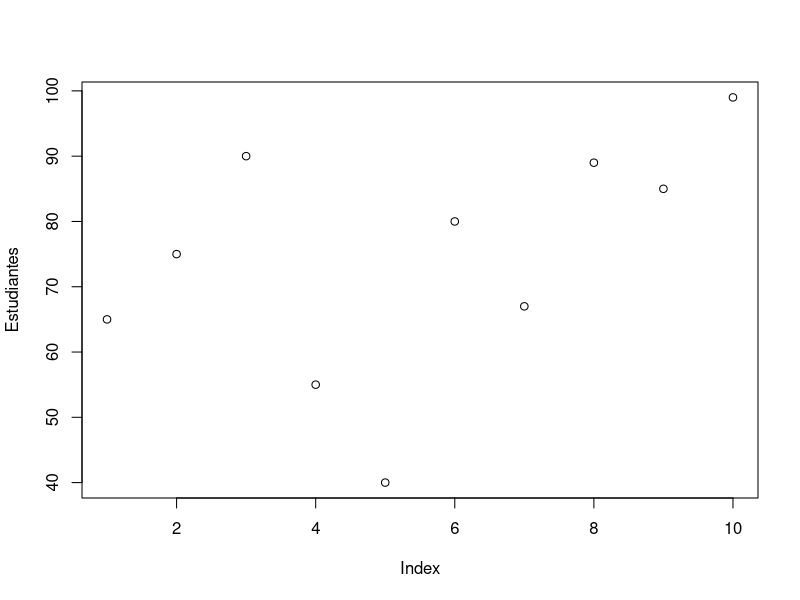

Write R code to recreate this figure. (Note: this script raises an error after producing the figure.)
#1 vectores
Estudiantes =c(65,75,90,55,40,80,67,89,85,99) 
names(Estudiantes) <- c("Mike","Fran","Edwin","Carol","Roman","Alex","CR7","AAron","Maria","Jose")
print(Estudiantes)
plot(Estudiantes)

#2 base de datos - Groceries data
Groceries_data
class(Groceries_data)
View(Groceries_data)

#2a variables temporales
var_Temp1 = select(Groceries_data,Date,itemDescription)
var_Temp2 = select(Groceries_data,Member_number,day_of_week)
View(var_Temp1)

#2b operaciones aritméticas
max(Groceries_data$Member_number)
mean(Groceries_data$Date)

#2c filter
View(filter(var_Temp1,itemDescription=="whole milk"))
View(filter(var_Temp2,Member_number=="3037"))

#2d  group by 
Agrupados = Groceries_data %>%group_by(itemDescription)%>%summarise(Date) 
View(Agrupados)

#de arrange
View(arrange(Groceries_data,(Groceries_data$itemDescription)))

#2f mutate
Groceries_data = mutate(Groceries_data, InventarioGlobal=year+7)
View(Groceries_data)

#2g select
select(Groceries_data,Member_number,itemDescription)

#3 investigacion
salarios=c(432.21,239.48,249.94,373.22,233.86,366,331.11,258.86,349.20,31.60)

#3a salario promedio
mean(salarios)
round (mean(salarios),2)

#3b Desviacion standar
sd(salarios)
round (sd(salarios),2)

#3c salario maximo - minimo
max(salarios)
min(salarios)

#4  base de datos
ID_Empleado =c("UH-101","UH-202","UH-303","UH-405","UH-508","UH-609","UH-703","UH-804","UH-907","UH-990") 
Cantidad_facturas = seq(35,80, by=5) 
Nombre =c("Paul","George","Ringo","John","James","Jim","Elvis","Kirk","Robert","Bob")
Facturas_Empleado = data.frame(ID_Empleado,Cantidad_facturas,Nombre)
class(Facturas_Empleado)
View(Facturas_Empleado)

#5 Sacos de cafe
Ingreso_Unidades_SC =c(7, 6, 5, 8, 7, 7, 7, 5, 6,8)
sd(Ingreso_Unidades_SC)
round (sd(Ingreso_Unidades_SC),2)

#6 Percentil
quantile(Ingreso_Unidades_SC)

#7 investigacion - Stringr(Conjunto de funciones para trabajar con caracteres)
#Es un paquete para trabajar con un análisis de texto y manipulación de strings en casos.
#Por ejemplo donde descargamos ese montón de tweets y queremos buscar cierta información 
#o cuando queremos buscar dentro de la url de las páginas y de todo el texto del html.
#https://dominicroye.github.io/es/2020/una-muy-breve-introducci%C3%B3n-a-tidyverse/


Nota: 96
